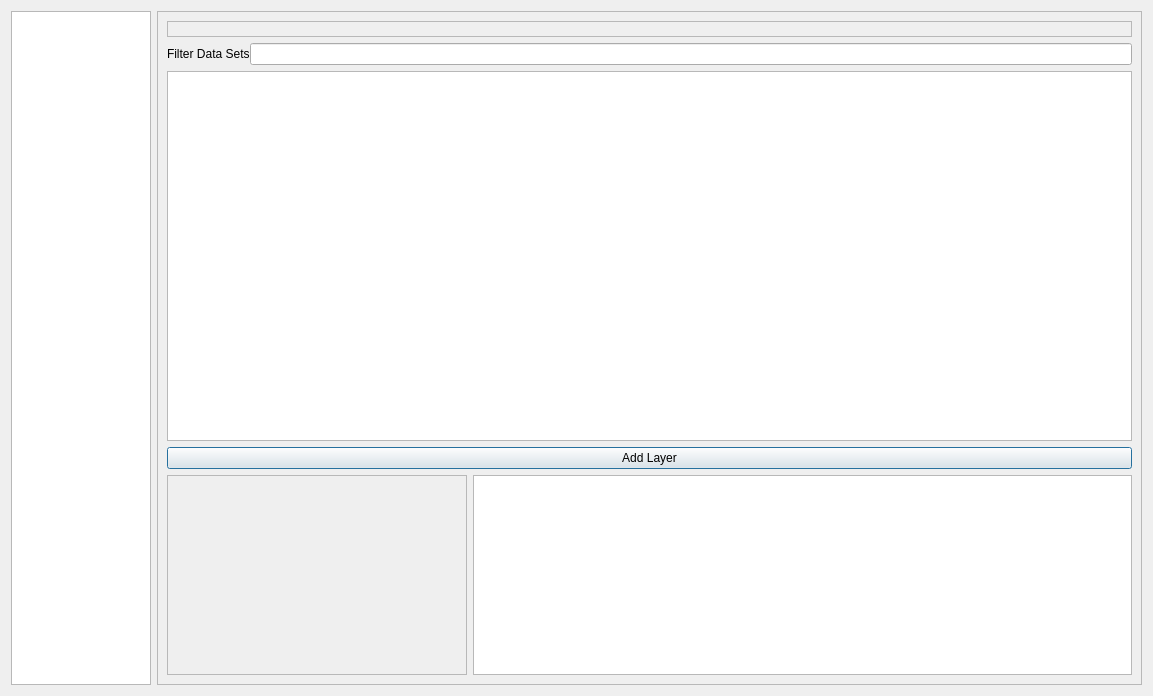
<?xml version="1.0" encoding="UTF-8"?>
<ui version="4.0">
 <class>Dialog</class>
 <widget class="QDialog" name="Dialog">
  <property name="geometry">
   <rect>
    <x>0</x>
    <y>0</y>
    <width>1153</width>
    <height>696</height>
   </rect>
  </property>
  <property name="windowTitle">
   <string>Import LDS Data Sets</string>
  </property>
  <layout class="QGridLayout" name="gridLayout">
   <item row="0" column="0">
    <layout class="QHBoxLayout" name="horizontalLayout">
     <item>
      <widget class="QListWidget" name="uListOptions">
       <property name="maximumSize">
        <size>
         <width>140</width>
         <height>16777215</height>
        </size>
       </property>
      </widget>
     </item>
     <item>
      <widget class="QSplitter" name="splitter">
       <property name="maximumSize">
        <size>
         <width>16777215</width>
         <height>16777215</height>
        </size>
       </property>
       <property name="orientation">
        <enum>Qt::Horizontal</enum>
       </property>
       <property name="childrenCollapsible">
        <bool>false</bool>
       </property>
       <widget class="QStackedWidget" name="qStackedWidget">
        <property name="sizePolicy">
         <sizepolicy hsizetype="Preferred" vsizetype="MinimumExpanding">
          <horstretch>0</horstretch>
          <verstretch>0</verstretch>
         </sizepolicy>
        </property>
        <property name="minimumSize">
         <size>
          <width>0</width>
          <height>400</height>
         </size>
        </property>
        <property name="maximumSize">
         <size>
          <width>16777215</width>
          <height>16777215</height>
         </size>
        </property>
        <property name="acceptDrops">
         <bool>false</bool>
        </property>
        <property name="frameShape">
         <enum>QFrame::StyledPanel</enum>
        </property>
        <property name="frameShadow">
         <enum>QFrame::Raised</enum>
        </property>
        <property name="currentIndex">
         <number>0</number>
        </property>
        <widget class="QWidget" name="swTableView">
         <layout class="QVBoxLayout" name="verticalLayout_9">
          <item>
           <widget class="QLabel" name="uLabelWarning">
            <property name="font">
             <font>
              <weight>75</weight>
              <bold>true</bold>
             </font>
            </property>
            <property name="frameShape">
             <enum>QFrame::StyledPanel</enum>
            </property>
            <property name="text">
             <string/>
            </property>
           </widget>
          </item>
          <item>
           <layout class="QHBoxLayout" name="hly_4">
            <property name="spacing">
             <number>0</number>
            </property>
            <property name="margin">
             <number>0</number>
            </property>
            <item>
             <widget class="QLabel" name="uLabelDatasets">
              <property name="text">
               <string>Filter Data Sets</string>
              </property>
             </widget>
            </item>
            <item>
             <widget class="QLineEdit" name="uTextFilter"/>
            </item>
           </layout>
          </item>
          <item>
           <widget class="QTableView" name="uDatasetsTableView">
            <property name="editTriggers">
             <set>QAbstractItemView::AnyKeyPressed|QAbstractItemView::EditKeyPressed</set>
            </property>
            <property name="alternatingRowColors">
             <bool>true</bool>
            </property>
            <property name="selectionBehavior">
             <enum>QAbstractItemView::SelectRows</enum>
            </property>
            <attribute name="horizontalHeaderStretchLastSection">
             <bool>true</bool>
            </attribute>
            <attribute name="verticalHeaderVisible">
             <bool>false</bool>
            </attribute>
           </widget>
          </item>
          <item>
           <widget class="QPushButton" name="uBtnImport">
            <property name="text">
             <string>Add Layer</string>
            </property>
           </widget>
          </item>
          <item>
           <layout class="QHBoxLayout" name="horizontalLayout_2">
            <item>
             <widget class="QLabel" name="uImagePreview">
              <property name="minimumSize">
               <size>
                <width>300</width>
                <height>0</height>
               </size>
              </property>
              <property name="frameShape">
               <enum>QFrame::StyledPanel</enum>
              </property>
              <property name="text">
               <string/>
              </property>
              <property name="alignment">
               <set>Qt::AlignLeading|Qt::AlignLeft|Qt::AlignTop</set>
              </property>
             </widget>
            </item>
            <item>
             <widget class="QTextEdit" name="uTextDescription">
              <property name="maximumSize">
               <size>
                <width>16777215</width>
                <height>200</height>
               </size>
              </property>
              <property name="autoFillBackground">
               <bool>true</bool>
              </property>
              <property name="readOnly">
               <bool>true</bool>
              </property>
             </widget>
            </item>
           </layout>
          </item>
         </layout>
        </widget>
        <widget class="QWidget" name="swSettings">
         <layout class="QVBoxLayout" name="verticalLayout_5">
          <item>
           <layout class="QVBoxLayout" name="verticalLayout_2">
            <item>
             <widget class="QGroupBox" name="uGroupBoxApiKey">
              <property name="title">
               <string/>
              </property>
              <layout class="QVBoxLayout" name="verticalLayout_7">
               <item>
                <widget class="QLabel" name="uWarningSettings">
                 <property name="text">
                  <string/>
                 </property>
                </widget>
               </item>
               <item>
                <widget class="QGroupBox" name="groupBox_2">
                 <property name="title">
                  <string>API Keys</string>
                 </property>
                 <layout class="QVBoxLayout" name="verticalLayout_6">
                  <item>
                   <layout class="QVBoxLayout" name="verticalLayout_10">
                    <item>
                     <layout class="QHBoxLayout" name="horizontalLayout_6">
                      <item>
                       <widget class="QComboBox" name="uComboBoxDomain">
                        <property name="minimumSize">
                         <size>
                          <width>220</width>
                          <height>0</height>
                         </size>
                        </property>
                        <property name="maximumSize">
                         <size>
                          <width>220</width>
                          <height>16777215</height>
                         </size>
                        </property>
                       </widget>
                      </item>
                      <item>
                       <widget class="QPushButton" name="uAddDomain">
                        <property name="maximumSize">
                         <size>
                          <width>30</width>
                          <height>16777215</height>
                         </size>
                        </property>
                        <property name="text">
                         <string/>
                        </property>
                        <property name="icon">
                         <iconset>
                          <normaloff>:/plugins/QgisLdsPlugin/icons/add.png</normaloff>:/plugins/QgisLdsPlugin/icons/add.png</iconset>
                        </property>
                       </widget>
                      </item>
                      <item>
                       <spacer name="horizontalSpacer_2">
                        <property name="orientation">
                         <enum>Qt::Horizontal</enum>
                        </property>
                        <property name="sizeHint" stdset="0">
                         <size>
                          <width>40</width>
                          <height>20</height>
                         </size>
                        </property>
                       </spacer>
                      </item>
                     </layout>
                    </item>
                    <item>
                     <layout class="QGridLayout" name="gridLayout_4">
                      <item row="5" column="1">
                       <widget class="QLineEdit" name="uTextAPIKey5">
                        <property name="font">
                         <font>
                          <italic>true</italic>
                         </font>
                        </property>
                       </widget>
                      </item>
                      <item row="0" column="1">
                       <widget class="QLabel" name="label_2">
                        <property name="text">
                         <string>Key:</string>
                        </property>
                       </widget>
                      </item>
                      <item row="1" column="1">
                       <widget class="QLineEdit" name="uTextAPIKey1">
                        <property name="font">
                         <font>
                          <italic>true</italic>
                         </font>
                        </property>
                        <property name="text">
                         <string/>
                        </property>
                       </widget>
                      </item>
                      <item row="2" column="1">
                       <widget class="QLineEdit" name="uTextAPIKey2">
                        <property name="font">
                         <font>
                          <italic>true</italic>
                         </font>
                        </property>
                       </widget>
                      </item>
                      <item row="7" column="3">
                       <widget class="QPushButton" name="uBtnSaveDomain7">
                        <property name="text">
                         <string>Save</string>
                        </property>
                       </widget>
                      </item>
                      <item row="4" column="1">
                       <widget class="QLineEdit" name="uTextAPIKey4">
                        <property name="font">
                         <font>
                          <italic>true</italic>
                         </font>
                        </property>
                       </widget>
                      </item>
                      <item row="8" column="1">
                       <widget class="QLineEdit" name="uTextAPIKey8">
                        <property name="font">
                         <font>
                          <italic>true</italic>
                         </font>
                        </property>
                       </widget>
                      </item>
                      <item row="1" column="3">
                       <widget class="QPushButton" name="uBtnSaveDomain1">
                        <property name="maximumSize">
                         <size>
                          <width>170</width>
                          <height>16777215</height>
                         </size>
                        </property>
                        <property name="text">
                         <string>Save</string>
                        </property>
                       </widget>
                      </item>
                      <item row="6" column="1">
                       <widget class="QLineEdit" name="uTextAPIKey6">
                        <property name="font">
                         <font>
                          <italic>true</italic>
                         </font>
                        </property>
                       </widget>
                      </item>
                      <item row="10" column="1">
                       <widget class="QLineEdit" name="uTextAPIKey10">
                        <property name="font">
                         <font>
                          <italic>true</italic>
                         </font>
                        </property>
                       </widget>
                      </item>
                      <item row="9" column="1">
                       <widget class="QLineEdit" name="uTextAPIKey9">
                        <property name="font">
                         <font>
                          <italic>true</italic>
                         </font>
                        </property>
                       </widget>
                      </item>
                      <item row="1" column="0">
                       <widget class="QLineEdit" name="uTextDomain1">
                        <property name="maximumSize">
                         <size>
                          <width>220</width>
                          <height>16777215</height>
                         </size>
                        </property>
                       </widget>
                      </item>
                      <item row="10" column="0">
                       <widget class="QLineEdit" name="uTextDomain10">
                        <property name="maximumSize">
                         <size>
                          <width>220</width>
                          <height>16777215</height>
                         </size>
                        </property>
                       </widget>
                      </item>
                      <item row="8" column="0">
                       <widget class="QLineEdit" name="uTextDomain8">
                        <property name="maximumSize">
                         <size>
                          <width>220</width>
                          <height>16777215</height>
                         </size>
                        </property>
                       </widget>
                      </item>
                      <item row="9" column="0">
                       <widget class="QLineEdit" name="uTextDomain9">
                        <property name="maximumSize">
                         <size>
                          <width>220</width>
                          <height>16777215</height>
                         </size>
                        </property>
                       </widget>
                      </item>
                      <item row="6" column="3">
                       <widget class="QPushButton" name="uBtnSaveDomain6">
                        <property name="text">
                         <string>Save</string>
                        </property>
                       </widget>
                      </item>
                      <item row="3" column="3">
                       <widget class="QPushButton" name="uBtnSaveDomain3">
                        <property name="text">
                         <string>Save</string>
                        </property>
                       </widget>
                      </item>
                      <item row="10" column="3">
                       <widget class="QPushButton" name="uBtnSaveDomain10">
                        <property name="text">
                         <string>Save</string>
                        </property>
                       </widget>
                      </item>
                      <item row="8" column="3">
                       <widget class="QPushButton" name="uBtnSaveDomain8">
                        <property name="text">
                         <string>Save</string>
                        </property>
                       </widget>
                      </item>
                      <item row="2" column="3">
                       <widget class="QPushButton" name="uBtnSaveDomain2">
                        <property name="maximumSize">
                         <size>
                          <width>170</width>
                          <height>16777215</height>
                         </size>
                        </property>
                        <property name="text">
                         <string>Save</string>
                        </property>
                       </widget>
                      </item>
                      <item row="6" column="0">
                       <widget class="QLineEdit" name="uTextDomain6">
                        <property name="maximumSize">
                         <size>
                          <width>220</width>
                          <height>16777215</height>
                         </size>
                        </property>
                       </widget>
                      </item>
                      <item row="7" column="0">
                       <widget class="QLineEdit" name="uTextDomain7">
                        <property name="maximumSize">
                         <size>
                          <width>220</width>
                          <height>16777215</height>
                         </size>
                        </property>
                       </widget>
                      </item>
                      <item row="4" column="0">
                       <widget class="QLineEdit" name="uTextDomain4">
                        <property name="maximumSize">
                         <size>
                          <width>220</width>
                          <height>16777215</height>
                         </size>
                        </property>
                       </widget>
                      </item>
                      <item row="5" column="0">
                       <widget class="QLineEdit" name="uTextDomain5">
                        <property name="maximumSize">
                         <size>
                          <width>220</width>
                          <height>16777215</height>
                         </size>
                        </property>
                       </widget>
                      </item>
                      <item row="1" column="2">
                       <widget class="QPushButton" name="uBtnRemove1">
                        <property name="minimumSize">
                         <size>
                          <width>22</width>
                          <height>0</height>
                         </size>
                        </property>
                        <property name="maximumSize">
                         <size>
                          <width>30</width>
                          <height>16777215</height>
                         </size>
                        </property>
                        <property name="text">
                         <string/>
                        </property>
                        <property name="icon">
                         <iconset>
                          <normaloff>:/plugins/QgisLdsPlugin/icons/remove.png</normaloff>:/plugins/QgisLdsPlugin/icons/remove.png</iconset>
                        </property>
                       </widget>
                      </item>
                      <item row="3" column="1">
                       <widget class="QLineEdit" name="uTextAPIKey3">
                        <property name="font">
                         <font>
                          <italic>true</italic>
                         </font>
                        </property>
                       </widget>
                      </item>
                      <item row="4" column="3">
                       <widget class="QPushButton" name="uBtnSaveDomain4">
                        <property name="text">
                         <string>Save</string>
                        </property>
                       </widget>
                      </item>
                      <item row="0" column="0">
                       <widget class="QLabel" name="label">
                        <property name="text">
                         <string>Domain:</string>
                        </property>
                       </widget>
                      </item>
                      <item row="9" column="3">
                       <widget class="QPushButton" name="uBtnSaveDomain9">
                        <property name="text">
                         <string>Save</string>
                        </property>
                       </widget>
                      </item>
                      <item row="2" column="0">
                       <widget class="QLineEdit" name="uTextDomain2">
                        <property name="maximumSize">
                         <size>
                          <width>220</width>
                          <height>16777215</height>
                         </size>
                        </property>
                       </widget>
                      </item>
                      <item row="3" column="0">
                       <widget class="QLineEdit" name="uTextDomain3">
                        <property name="maximumSize">
                         <size>
                          <width>220</width>
                          <height>16777215</height>
                         </size>
                        </property>
                       </widget>
                      </item>
                      <item row="5" column="3">
                       <widget class="QPushButton" name="uBtnSaveDomain5">
                        <property name="text">
                         <string>Save</string>
                        </property>
                       </widget>
                      </item>
                      <item row="7" column="1">
                       <widget class="QLineEdit" name="uTextAPIKey7">
                        <property name="font">
                         <font>
                          <italic>true</italic>
                         </font>
                        </property>
                       </widget>
                      </item>
                      <item row="2" column="2">
                       <widget class="QPushButton" name="uBtnRemove2">
                        <property name="minimumSize">
                         <size>
                          <width>22</width>
                          <height>0</height>
                         </size>
                        </property>
                        <property name="maximumSize">
                         <size>
                          <width>30</width>
                          <height>16777215</height>
                         </size>
                        </property>
                        <property name="text">
                         <string/>
                        </property>
                        <property name="icon">
                         <iconset>
                          <normaloff>:/plugins/QgisLdsPlugin/icons/remove.png</normaloff>:/plugins/QgisLdsPlugin/icons/remove.png</iconset>
                        </property>
                       </widget>
                      </item>
                      <item row="3" column="2">
                       <widget class="QPushButton" name="uBtnRemove3">
                        <property name="minimumSize">
                         <size>
                          <width>22</width>
                          <height>0</height>
                         </size>
                        </property>
                        <property name="maximumSize">
                         <size>
                          <width>30</width>
                          <height>16777215</height>
                         </size>
                        </property>
                        <property name="text">
                         <string/>
                        </property>
                        <property name="icon">
                         <iconset>
                          <normaloff>:/plugins/QgisLdsPlugin/icons/remove.png</normaloff>:/plugins/QgisLdsPlugin/icons/remove.png</iconset>
                        </property>
                       </widget>
                      </item>
                      <item row="4" column="2">
                       <widget class="QPushButton" name="uBtnRemove4">
                        <property name="maximumSize">
                         <size>
                          <width>30</width>
                          <height>16777215</height>
                         </size>
                        </property>
                        <property name="text">
                         <string/>
                        </property>
                        <property name="icon">
                         <iconset>
                          <normaloff>:/plugins/QgisLdsPlugin/icons/remove.png</normaloff>:/plugins/QgisLdsPlugin/icons/remove.png</iconset>
                        </property>
                       </widget>
                      </item>
                      <item row="5" column="2">
                       <widget class="QPushButton" name="uBtnRemove5">
                        <property name="maximumSize">
                         <size>
                          <width>30</width>
                          <height>16777215</height>
                         </size>
                        </property>
                        <property name="text">
                         <string/>
                        </property>
                        <property name="icon">
                         <iconset>
                          <normaloff>:/plugins/QgisLdsPlugin/icons/remove.png</normaloff>:/plugins/QgisLdsPlugin/icons/remove.png</iconset>
                        </property>
                       </widget>
                      </item>
                      <item row="6" column="2">
                       <widget class="QPushButton" name="uBtnRemove6">
                        <property name="maximumSize">
                         <size>
                          <width>30</width>
                          <height>16777215</height>
                         </size>
                        </property>
                        <property name="text">
                         <string/>
                        </property>
                        <property name="icon">
                         <iconset>
                          <normaloff>:/plugins/QgisLdsPlugin/icons/remove.png</normaloff>:/plugins/QgisLdsPlugin/icons/remove.png</iconset>
                        </property>
                       </widget>
                      </item>
                      <item row="7" column="2">
                       <widget class="QPushButton" name="uBtnRemove7">
                        <property name="maximumSize">
                         <size>
                          <width>30</width>
                          <height>16777215</height>
                         </size>
                        </property>
                        <property name="text">
                         <string/>
                        </property>
                        <property name="icon">
                         <iconset>
                          <normaloff>:/plugins/QgisLdsPlugin/icons/remove.png</normaloff>:/plugins/QgisLdsPlugin/icons/remove.png</iconset>
                        </property>
                       </widget>
                      </item>
                      <item row="8" column="2">
                       <widget class="QPushButton" name="uBtnRemove8">
                        <property name="maximumSize">
                         <size>
                          <width>30</width>
                          <height>16777215</height>
                         </size>
                        </property>
                        <property name="text">
                         <string/>
                        </property>
                        <property name="icon">
                         <iconset>
                          <normaloff>:/plugins/QgisLdsPlugin/icons/remove.png</normaloff>:/plugins/QgisLdsPlugin/icons/remove.png</iconset>
                        </property>
                       </widget>
                      </item>
                      <item row="9" column="2">
                       <widget class="QPushButton" name="uBtnRemove9">
                        <property name="maximumSize">
                         <size>
                          <width>30</width>
                          <height>16777215</height>
                         </size>
                        </property>
                        <property name="text">
                         <string/>
                        </property>
                        <property name="icon">
                         <iconset>
                          <normaloff>:/plugins/QgisLdsPlugin/icons/remove.png</normaloff>:/plugins/QgisLdsPlugin/icons/remove.png</iconset>
                        </property>
                       </widget>
                      </item>
                      <item row="10" column="2">
                       <widget class="QPushButton" name="uBtnRemove10">
                        <property name="maximumSize">
                         <size>
                          <width>30</width>
                          <height>16777215</height>
                         </size>
                        </property>
                        <property name="text">
                         <string/>
                        </property>
                        <property name="icon">
                         <iconset>
                          <normaloff>:/plugins/QgisLdsPlugin/icons/remove.png</normaloff>:/plugins/QgisLdsPlugin/icons/remove.png</iconset>
                        </property>
                       </widget>
                      </item>
                     </layout>
                    </item>
                   </layout>
                  </item>
                 </layout>
                </widget>
               </item>
               <item>
                <spacer name="verticalSpacer">
                 <property name="orientation">
                  <enum>Qt::Vertical</enum>
                 </property>
                 <property name="sizeHint" stdset="0">
                  <size>
                   <width>20</width>
                   <height>40</height>
                  </size>
                 </property>
                </spacer>
               </item>
              </layout>
             </widget>
            </item>
           </layout>
          </item>
         </layout>
        </widget>
        <widget class="QWidget" name="swAbout">
         <layout class="QVBoxLayout" name="verticalLayout_4">
          <item>
           <widget class="QTextBrowser" name="hAboutHtml"/>
          </item>
         </layout>
        </widget>
        <widget class="QWidget" name="page">
         <layout class="QVBoxLayout" name="verticalLayout_3"/>
        </widget>
       </widget>
      </widget>
     </item>
    </layout>
   </item>
  </layout>
 </widget>
 <resources/>
 <connections/>
</ui>
